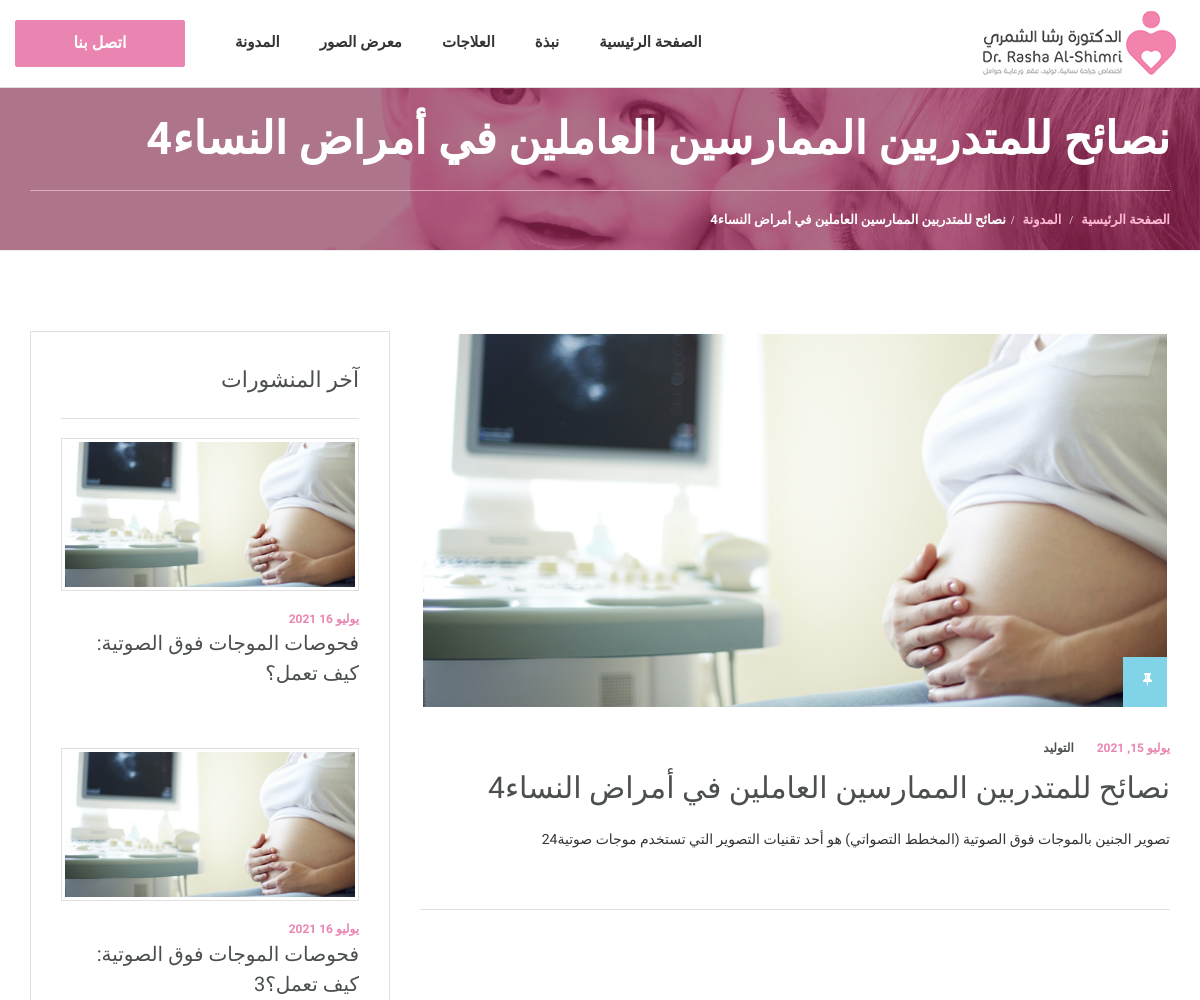
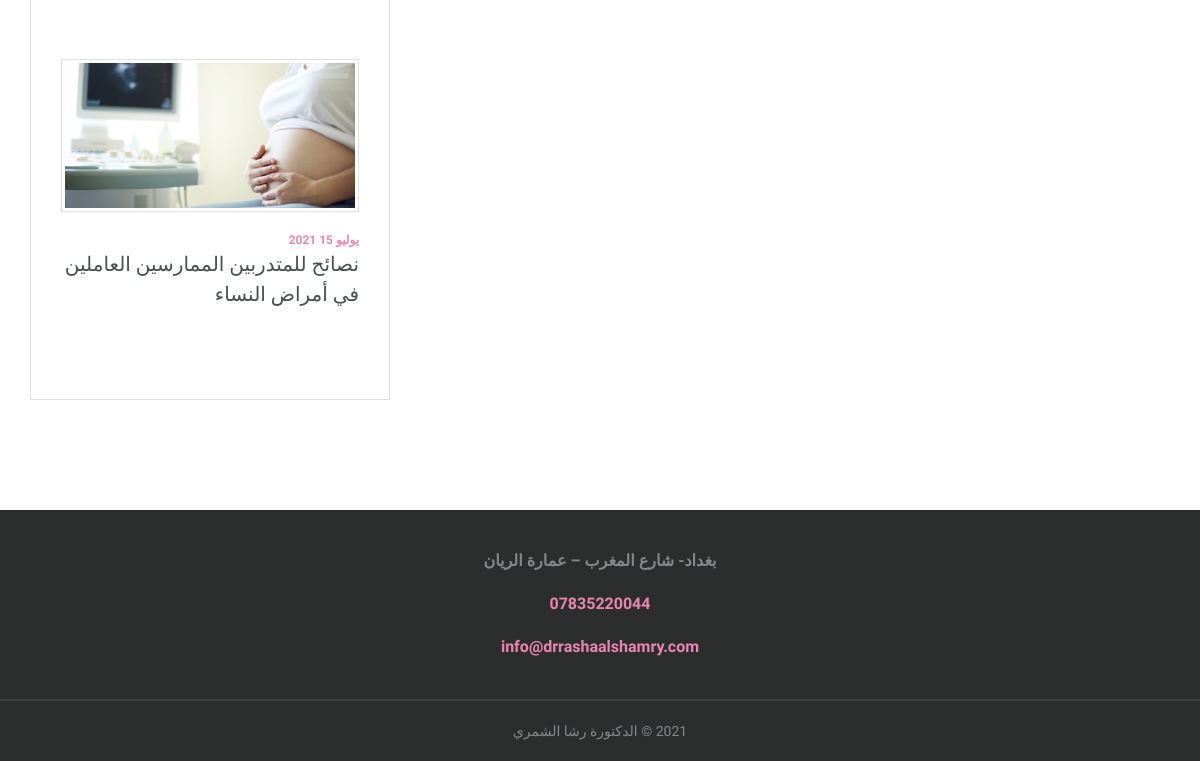
The app's page /blog-single.php?post=6 with its own data (2 pictures, top to bottom).
### tables this page shows
CREATE TABLE `blog_posts` (
  `post_id` int(11) NOT NULL,
  `category_id` int(11) DEFAULT NULL,
  `name` text DEFAULT NULL,
  `display_order` int(11) DEFAULT NULL,
  `featured_photo` text DEFAULT NULL,
  `slug` text DEFAULT NULL,
  `title` text DEFAULT NULL,
  `meta_description` text DEFAULT NULL,
  `description` text DEFAULT NULL,
  `create_date` datetime DEFAULT current_timestamp(),
  `is_active` tinyint(1) DEFAULT 1,
  `language` text DEFAULT 'ar'
);

CREATE TABLE `blog_category` (
  `blog_cat_id` int(11) NOT NULL,
  `name` text NOT NULL,
  `ar_name` text NOT NULL,
  `display_order` int(11) NOT NULL,
  `is_active` tinyint(1) NOT NULL DEFAULT 1
);

### functions.php (called while the page is built, shortened)
<?php
function getArMonthName($post_month){
    switch ($post_month) {
                        case '7':
                        $ar_month_name = 'يوليو';
                        break;
    }
    return $ar_month_name;
}
?>

### blog-single.php (the view, shortened to what this page needs)
<?php
require_once('config.php');
require_once('functions.php');
if(isset($_GET['post'])){
	$post_id = $_GET['post'];
	$q=mysqli_query($connection,"SELECT `description`,
	MONTH(create_date) AS month_number,
	DAY(create_date) AS day_number,
	YEAR(create_date) AS year_number,
	title,
	featured_photo,
    ar_name as cat_name,
    post_id,
    meta_description
	FROM blog_posts
        INNER join blog_category
        on blog_posts.category_id = blog_category.blog_cat_id
	WHERE post_id = $post_id");
			if(mysqli_num_rows($q)>0){
			$PostData = mysqli_fetch_row($q);
			}else{
			echo 'Post Not Found';
			}
}else{
	echo "Post Not Found!";
	header( "refresh:1;url=index.php" );
}
?>
<!DOCTYPE html>
<html dir="rtl"  lang="ar">
<head>
    <?php
        include('headerScripts.php');
    ?>
</head>
<body>
<?php
include('header.php');
?>
    <div class="page-header">
        <div class="container">
            <div class="page-section">
                <div class="row">
                    <div class="col-lg-12 col-md-12 col-sm-12 col-xs-12">
                        <div class="page-caption">
                            <h1 class="page-title"><?php echo $PostData[4]?></h1>
                        </div>
                    </div>
                </div>
            </div>
        </div>
        <div class="page-breadcrumb">
            <div class="container">
                <div class="row">
                    <div class="col-md-12 col-sm-12 col-xs-12">
                        <ol class="breadcrumb">
                            <li><a href="index.php">الصفحة الرئيسية </a></li>
                            <li ><a href="blog-listing.php"> المدونة </a></li>
                            <li class="active"><?php echo $PostData[4]; ?></li>
                        </ol>
                    </div>
                </div>
            </div>
        </div>
    </div>
    <div class="space-medium">
        <div class="container">
            <div class="row">
                <div class="col-lg-8 col-md-8 col-sm-12 col-xs-12">
                    <div class="row">
                        <div class="col-lg-12 col-md-12 col-sm-12 col-xs-12">
                            <div class="post-holder mb40">
                                <div class="post-img mb30">
                                    <img src="<?php echo$PostData[5] ?>" alt="" class="img-responsive">
                                    <div class="sticky-box">
                                        <div class="post-sticky">
                                            <i class="fa fa-thumb-tack"></i>
                                        </div>
                                    </div>
                                </div>
                                <div class="post-header">
                                    <div class="meta"><span class="meta-date"><?php echo getArMonthName($PostData[1]); echo " ".$PostData[2]; echo', '.$PostData[3]?> </span>
									<span class="meta-category"><a href="#" class="title"><?php echo $PostData[6]?></a></span>
									</div>
                                    <h1><?php echo $PostData[4]; ?></h1></div>
                                        <p><?php echo $PostData[0]; ?>  </p>
                                </div>
                        </div>
                    </div>
                </div>
                <div class="col-lg-4 col-md-4 col-sm-12 col-xs-12">
                    <div class="sidebar">
                        <div class="row">
                            <div class="col-lg-12 col-md-12 col-sm-12 col-xs-12">
                                <div class="widget widget-recent-post">
                                    <h2 class="widget-title">آخر المنشورات</h2>
                                    <div class="row">
<?php
 $q=mysqli_query($connection,"SELECT *,
                              MONTHNAME(create_date) AS month_name,
							  DAY(create_date) AS day_number,
                              MONTH(create_date) AS month_number,
                              YEAR(create_date) AS year_number
							  FROM blog_posts
							  WHERE is_active =1
							  ORDER BY create_date
							  DESC LIMIT 3");
while($post = mysqli_fetch_assoc($q)){
echo '
<div class="col-lg-12 col-md-12 col-sm-6 col-xs-12 mb40">
<div class="recent-block">
    <div class="recent-img mb20">
        <a href="blog/'.$post['slug'].'/'.$post['post_id'].'" class="imghover"><img src="'.$post['featured_photo'].'" class="img-responsive" alt=""></a>
    </div>
    <div class="meta"><span class="meta-date">'.getArMonthName($post['month_number']).' '.$post['day_number'].' '.$post['year_number'].' </span>
    </div>
    <div class="recent-content">
        <h3 class="recent-title"><a href="blog/'.$post['slug'].'/'.$post['post_id'].'" class="title">'.$post['title'].'</a></h3>
    </div>
</div>
</div>
';
}
                                        ?>
                                    </div>
                                </div>
                            </div>
                        </div>
                    </div>
                </div>
            </div>
        </div>
    </div>
   <?php
   include('footer.php');
   ?>
</body>
</html>

### css/rtl-style.css (style rules this page uses)
h1, h2, h3, h4, h5, h6 { margin: 0px 0px 20px 0px; color: #4b4f50; font-weight: 400; }
h1 { font-size: 30px; line-height: 42px; }
h2 { font-size: 26px; line-height: 36px; }
h3 { font-size: 20px; }
a { color: #ea85b2; }
p { margin-bottom: 20px; }
.title { color: #4b4f50; }
.space-medium { padding-top: 80px; padding-bottom: 80px; }
.mb20 { margin-bottom: 20px; }
.mb30 { margin-bottom: 30px; }
.mb40 { margin-bottom: 40px; }
.imghover { display: block; position: relative; max-width: 100%; }
.imghover::before, .imghover::after { display: block; position: absolute; content: ""; text-align: center; opacity: 0; }
.imghover::before { top: 0; left: 0; bottom: 0; right: 0; }
.imghover::after { top: 50%; right: 50%; width: 50px; height: 50px; line-height: 50px; margin: -25px -25px 0 0; content: "\f2a8"; font-family: "FontAwesome"; font-size: 36px; }
.page-header { background: linear-gradient(rgba(125, 36, 70, 0.5), rgba(125, 36, 70, 0.5)), rgba(125, 36, 70, 0.5) url(../images/page-header.jpg) no-repeat center; background-size: cover; margin: 0; padding: 0px; }
.page-section { padding: 150px 0px 0px 0px; }
.page-caption { border-bottom: 1px solid #deaabf; }
.page-title { color: #fff; font-size: 45px; line-height: 42px; margin-bottom: 30px; position: relative; display: inline-block; font-weight: 600; }
.page-breadcrumb { background-color: transparent; }
.page-breadcrumb .breadcrumb { padding: 20px 0px; margin-bottom: 0px; font-size: 13px; font-weight: 600; border: none; letter-spacing: 0px; text-transform: uppercase; background-color: transparent; }
.page-breadcrumb .breadcrumb>li a { color: #ffb9d7; }
.page-breadcrumb .breadcrumb>.active { color: #fff; }
.page-breadcrumb .breadcrumb>li+li:before { padding: 0 5px; color: #fff; content: "/"; font: normal normal normal 12px/1 FontAwesome; }
.breadcrumb>li { display: inline-block; }
.post-holder { border-bottom: 1px solid #e0e0e0; margin-bottom: 39px; padding-bottom: 40px; }
.sticky-box { height: 50px; width: 44px; background-color: #81d3e7; position: absolute; z-index: 8; bottom: 3px; }
.post-sticky { position: absolute; top: 12px; left: 14px; width: 15px; height: 24px; z-index: 8; color: #fff; }
.post-img { padding: 3px; position: relative; }
.post-img img { width: 100%; }
.meta { font-size: 12px; text-transform: uppercase; font-weight: 600; margin-bottom: 10px; }
.meta-date, .meta-user, .meta-comments, .meta-category { margin-left: 20px; }
.meta-date { color: #ea85b2; }
.widget { background-color: #fff; padding: 30px; margin-bottom: 30px; border: 1px solid #e0e0e0; }
.widget-title { font-size: 22px; color: #4b4f50; border-bottom: 1px solid #e0e0e0; margin-bottom: 19px; padding-bottom: 20px; }
.recent-block .meta { margin-bottom: 0px; }
.recent-img { border: 1px solid #e0e0e0; padding: 3px; }
.recent-title { font-size: 20px; color: #4b4f50; line-height: 30px; }
@media only screen and (max-width:1200px) { .page-section { padding: 30px 0px 0px 0px; } }

### records on screen
blog_posts: title "نصائح للمتدربين الممارسين العاملين في أمراض النساء4", featured_photo (picture), blog_category.ar_name "التوليد", description "تصوير الجنين بالموجات فوق الصوتية (المخطط التصواتي) هو أحد تقنيات التصوير التي تستخدم موجات صوتية24"
blog_posts: featured_photo (picture), month_number "يوليو", year_number "2021", title "فحوصات الموجات فوق الصوتية: كيف تعمل؟"
blog_posts: featured_photo (picture), month_number "يوليو", year_number "2021", title "فحوصات الموجات فوق الصوتية: كيف تعمل؟3"
blog_posts: featured_photo (picture), month_number "يوليو", year_number "2021", title "نصائح للمتدربين الممارسين العاملين في أمراض النساء"

### other values on screen
getArMonthName($PostData[1]) "يوليو"
$PostData[2] "15"
